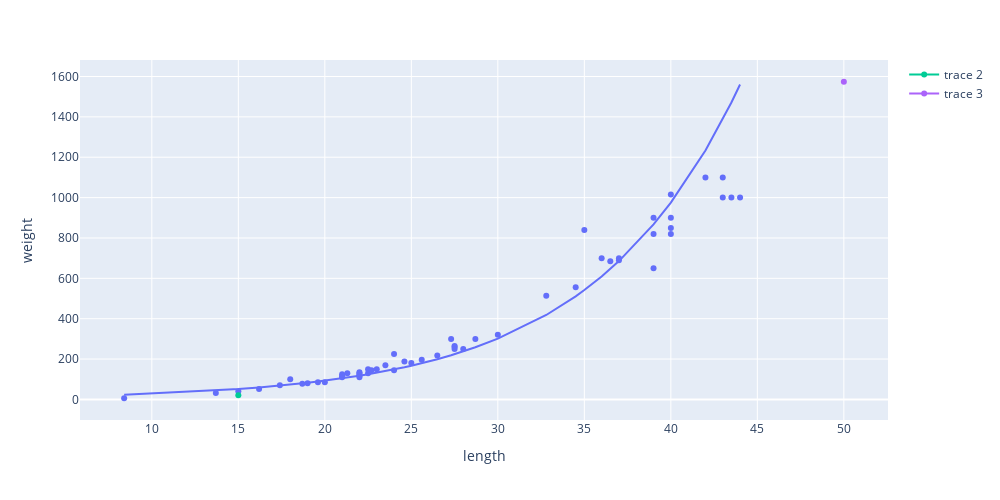

Source (notebook cell):
### Code cell
# https://plotly.com/python/linear-fits/
fig = px.scatter(df, x='length', y='weight', trendline='ols', trendline_options=dict(log_y=True), width=1000, height=500)
fig.add_trace(go.Scatter(x=[15], y=[20.9]))
fig.add_trace(go.Scatter(x=[50], y=[1573.98]))
fig.show()

### Figure 1 — Plotly figure (JSON) as saved in the notebook; plotly's stock layout.template omitted (floating-point values rounded to 4 significant figures)
{"data": [{"hovertemplate": "length=%{x}<br>weight=%{y}<extra></extra>", "legendgroup": "", "marker": {"color": "#636efa", "symbol": "circle"}, "mode": "markers", "name": "", "orientation": "v", "showlegend": false, "type": "scatter", "x": [8.4, 13.7, 15, 16.2, 17.4, 18, 18.7, 19, 19.6, 20, 21, 21, 21, 21.3, 22, 22, 22, 22, 22, 22.5, 22.5, 22.7, 23, 23.5, 24, 24, 24.6, 25, 25.6, 26.5, 27.3, 27.5, 27.5, 27.5, 28, 28.7, 30, 32.8, 34.5, 35, 36.5, 36, 37, 37, 39, 39, 39, 40, 40, 40, 40, 42, 43, 43, 43.5, 44], "xaxis": "x", "y": [5.9, 32, 40, 51.5, 70, 100, 78, 80, 85, 85, 110, 115, 125, 130, 120, 120, 130, 135, 110, 130, 150, 145, 150, 170, 225, 145, 188, 180, 197, 218, 300, 260, 265, 250, 250, 300, 320, 514, 556, 840, 685, 700, 700, 690, 900, 650, 820, 850, 900, 1015, 820, 1100, 1000, 1100, 1000, 1000], "yaxis": "y"}, {"hovertemplate": "<b>OLS trendline</b><br>log10(weight) = 0.0510367 * length + 0.947621<br>R<sup>2</sup>=0.942132<br><br>length=%{x}<br>weight=%{y} <b>(trend)</b><extra></extra>", "legendgroup": "", "marker": {"color": "#636efa", "symbol": "circle"}, "mode": "lines", "name": "", "showlegend": false, "type": "scatter", "x": [8.4, 13.7, 15, 16.2, 17.4, 18, 18.7, 19, 19.6, 20, 21, 21, 21, 21.3, 22, 22, 22, 22, 22, 22.5, 22.5, 22.7, 23, 23.5, 24, 24, 24.6, 25, 25.6, 26.5, 27.3, 27.5, 27.5, 27.5, 28, 28.7, 30, 32.8, 34.5, 35, 36, 36.5, 37, 37, 39, 39, 39, 40, 40, 40, 40, 42, 43, 43, 43.5, 44], "xaxis": "x", "y": [23.79, 44.34, 51.66, 59.49, 68.5, 73.5, 79.8, 82.66, 88.7, 92.97, 104.6, 104.6, 104.6, 108.3, 117.6, 117.6, 117.6, 117.6, 117.6, 124.7, 124.7, 127.7, 132.3, 140.3, 148.8, 148.8, 159.6, 167.3, 179.5, 199.6, 219.2, 224.5, 224.5, 224.5, 238.0, 258.4, 301.1, 418.4, 511.0, 541.9, 609.5, 646.3, 685.5, 685.5, 867.1, 867.1, 867.1, 975.2, 975.2, 975.2, 975.2, 1234.0, 1387.0, 1387.0, 1471.0, 1560.0], "yaxis": "y"}, {"type": "scatter", "x": [15], "y": [20.9]}, {"type": "scatter", "x": [50], "y": [1574.0]}], "layout": {"height": 500, "legend": {"tracegroupgap": 0}, "margin": {"t": 60}, "width": 1000, "xaxis": {"anchor": "y", "domain": [0, 1], "title": {"text": "length"}}, "yaxis": {"anchor": "x", "domain": [0, 1], "title": {"text": "weight"}}}}
